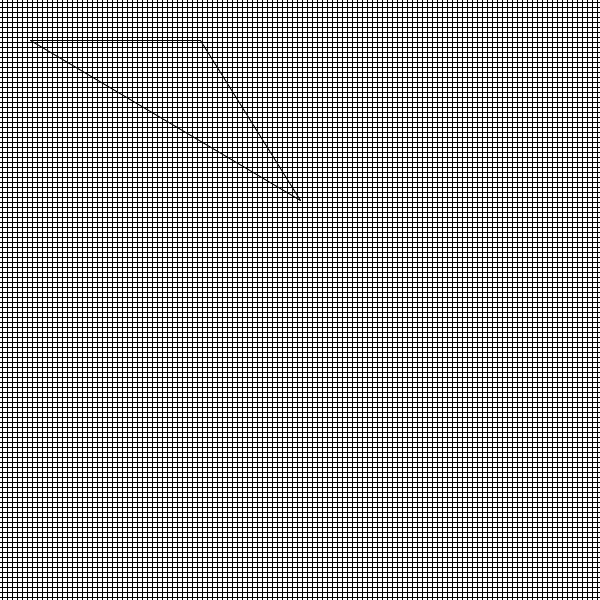
Frame 1 (no input)
Frame 60 (the mouse pressed at the canvas centre just before this capture): identical to frame 1, image omitted
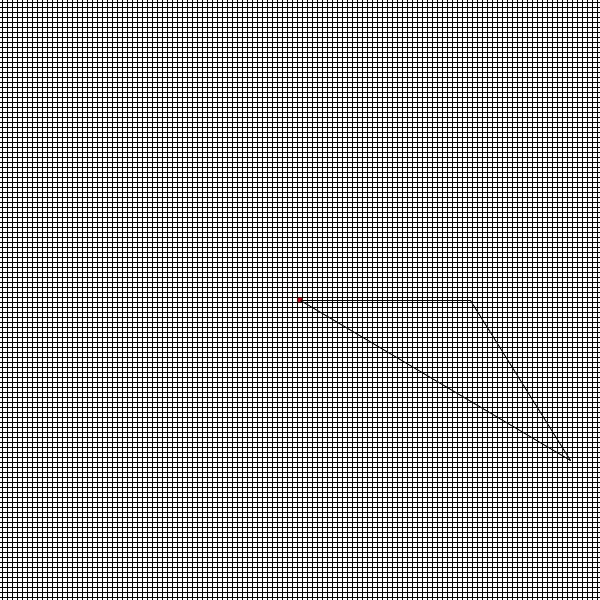
Frame 120 (the mouse held since frame 60 and released just before this capture)

The Processing sketch that drew these frames (run headless with seeded random() and noise(); from frame 60 on, the mouse is pressed at the canvas centre):

// Processing sketch: Raster_Polygon_VietTran_26954
// ── Raster_Polygon_VietTran_26954.pde
int unit = 5; 
int width = 600, height = 600;

class Point{
  public int x,y; 
  public int value;
}
class Vector{
    int vx,vy;  
    Vector(int vx, int vy){
        this.vx =vx;
        this.vy = vy;
    }
}

class Polygon{
   Vector v1;
   Vector v2;
   Vector v3;
    
    Polygon(){
        v1 = new Vector(30,40);
        v2 = new Vector(300,200);
        v3 = new Vector(200,40);
    }
    Polygon translate(){
       pol.v1.vx = mouseX;
       pol.v1.vy = mouseY;
              
       pol.v2.vx = mouseX + 270;
       pol.v2.vy = mouseY + 160;
              
       pol.v3.vx = mouseX + 170;
       pol.v3.vy = mouseY;
           
       return pol;
    }
}

void drawPolygon(){
      line(pol.v1.vx,pol.v1.vy,pol.v2.vx,pol.v2.vy);
      line(pol.v2.vx,pol.v2.vy,pol.v3.vx,pol.v3.vy);
      line(pol.v3.vx,pol.v3.vy,pol.v1.vx,pol.v1.vy);
}

Point raster [][] = new Point[width][height];
void initialRaster(){
    for(int x=0; x<width; x++){
        for(int y=0; y<height; y++){
            raster[x][y] = new Point();
            raster[x][y].x = x*unit;
            raster[x][y].y = y*unit;
            raster[x][y].value = 0;
        }
    }
}

void setPixel(int x, int y){
    rect(x,y,unit,unit);
}

void drawRaster(){
    for(int x=0; x<width; x++){
        for(int y=0; y<height; y++){ 
          if(raster[x][y].value == 1) fill(255,0,0);
          else fill(255,255,255);
          setPixel(raster[x][y].x,raster[x][y].y);        
        }
    }
}

Polygon pol = new Polygon();

void setup(){
   size(600,600);
   background(0);
   rectMode(CENTER);
   initialRaster();
 
}
void draw(){
    drawRaster();
    drawPolygon();
    if(mousePressed)
    {
        pol.translate();
        raster[mouseX/5][mouseY/5].value = 1;     
    }
}
